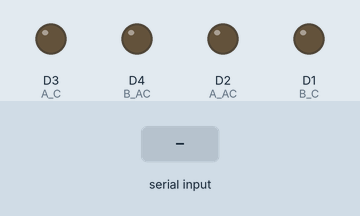
This sketch was run on a simulated ESP8266 (NodeMCU). On the bench: output pins drawn as LEDs (lit = HIGH). The test bench sets the inputs (shaded band). WiFi joins after 1.5 s; servers stay silent unless stated; what the sketch prints to the serial monitor is not drawn.

Above: at 3.0 s.
3.1 s: "f" received over Serial
At 5.2 s:
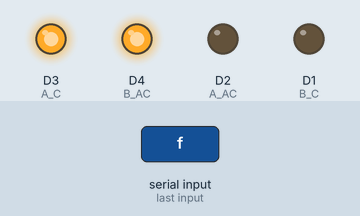
5.6 s: "b" received over Serial
At 7.1 s:
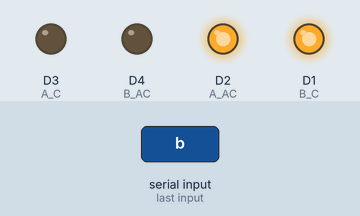
8.1 s: "s" received over Serial
At 10.2 s:
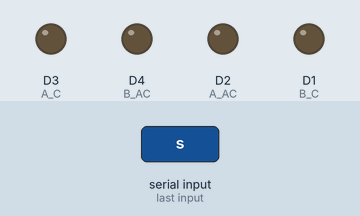
Timing chart, 0 to 11.7 s (numbered marks = the images above; inputs shaded):
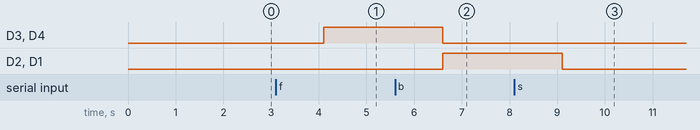

The sketch:

motor.ino
```cpp
#include <ESP8266WiFi.h>
#include <BlynkSimpleEsp8266.h>
#include<String.h>

char auth[] = "7bbaf5151f3e405ca95ab3e79d06f304";
char ssid[] = "Yubeen";
char pass[] = "01052366047";

int A_C = D3;
int A_AC = D2;
int B_C = D1;
int B_AC = D4;

String text;

void setup()
{
  Serial.begin(9600);

  Blynk.begin(auth,ssid,pass);

  pinMode(A_C, OUTPUT);
  pinMode(A_AC, OUTPUT);
  pinMode(B_C, OUTPUT);
  pinMode(B_AC, OUTPUT);

}
void loop()
{
  //Blynk.run();
  motor();
}

void motor()
{
  text = "null";
  if(Serial.available())
  {
    text = Serial.readString();
      if(text == "f")
      {
        Serial.print(text);
        digitalWrite(A_C, HIGH);
        digitalWrite(A_AC, LOW);
        digitalWrite(B_C, LOW);
        digitalWrite(B_AC, HIGH);
        delay(100);
      }

      if(text == "b")
      {
        Serial.print(text);
        digitalWrite(A_C, LOW);
        digitalWrite(A_AC, HIGH);
        digitalWrite(B_C, HIGH);
        digitalWrite(B_AC, LOW);
        delay(100);
      }
      if(text == "s")
      {
        Serial.print(text);
        digitalWrite(A_C, LOW);
        digitalWrite(A_AC, LOW);
        digitalWrite(B_C, LOW);
        digitalWrite(B_AC, LOW);
      }
  }
}
```

Measured:
- after the input at 3.1 s, D3 (A_C), D4 (B_AC): LOW → HIGH after 1.0 s
- after the input at 5.6 s, D3 (A_C), D4 (B_AC): HIGH → LOW after 1.0 s; D2 (A_AC), D1 (B_C): LOW → HIGH after 1.0 s
- after the input at 8.1 s, D2 (A_AC), D1 (B_C): HIGH → LOW after 1.0 s
